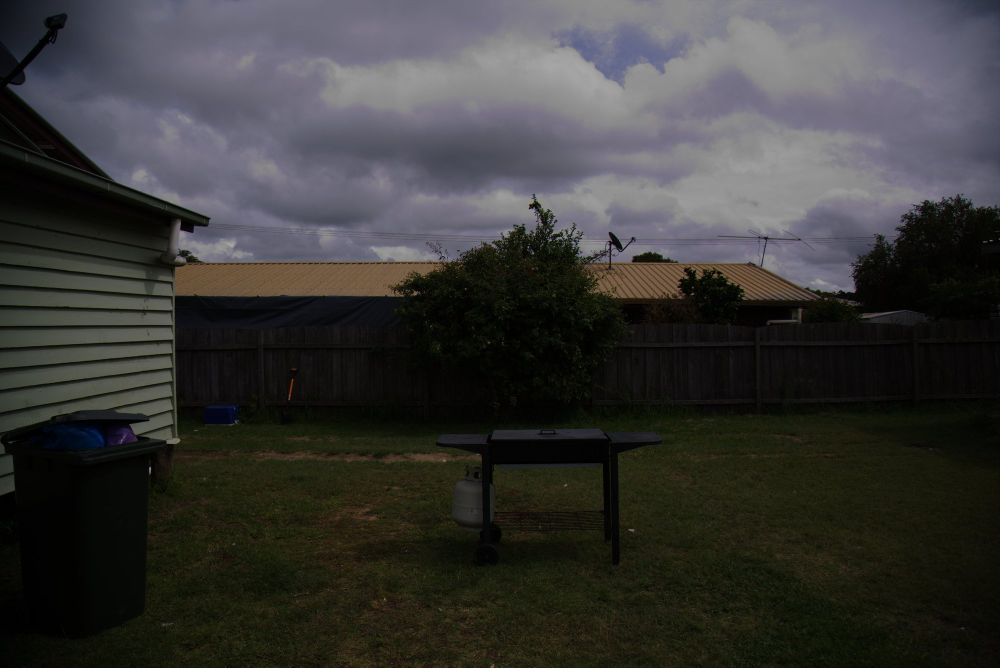
//> input picture LAB2/Task5/image.jpg, 2000 x 1335 px (shown at 1/2 size)
$ ./main   (built with g++ and OpenCV 4)
//> lines starting //> are read from the running program, lines starting //| are printed output that depends on the picture; after the words box and inside, x2 and y2 are one past the last pixel; in counts of white or black regions, pixels touching at a corner belong together
#include <opencv2/highgui.hpp>
#include <opencv2/imgproc.hpp>
#include <stdio.h>
#include <iostream>

using namespace cv;
using namespace std;

const char *source_path = "image.jpg";
const char *dest_path = "image_grayscale.jpg";


Mat calc_histogram(Mat src, int nbins)
{
    Mat hist;
    hist = Mat::zeros(nbins, 1, CV_32F);
    src.convertTo(src, CV_32F);
    double value = 0;
    for	(int i = 0; i < src.rows; i++)
    {
        for (int j = 0; j < src.cols; j++)
        {
            value = src.at<float> (i, j);
            hist.at<float>(value) = hist.at<float>(value) + 1;
        }
    }

    return hist;
}

void plot_histogram(Mat src, int nbins, const String &window)
{
    int h_width = 400;
    int h_height = 512;
    Mat hist = calc_histogram(src, nbins);
    Mat histogram_image(h_width, h_height, CV_8U, Scalar(0, 0, 0));
    Mat normalized_hist;
    normalize(hist, normalized_hist, 0, 400, NORM_MINMAX, -1, Mat());

    for (int i = 0; i < nbins; i++)
    {
        rectangle(histogram_image, Point(2 * i, histogram_image.rows - normalized_hist.at<float>(i)),
                  Point(2 * (i+1), histogram_image.rows), Scalar(255));
    }

    namedWindow(window, WINDOW_NORMAL);
    imshow(window, histogram_image);

}


int main(int argc, char** argv)
{
    Mat src, gray_src ;
    src = imread(source_path);
//> src is the input picture: 1335 rows x 2000 cols, CV_8UC3; mean B, G, R 54.5, 56.1, 56.7
    if( src.empty() )
    {
        return EXIT_FAILURE;
    }

    //converting source image to gray scale
    cvtColor(src, gray_src, COLOR_BGR2GRAY);
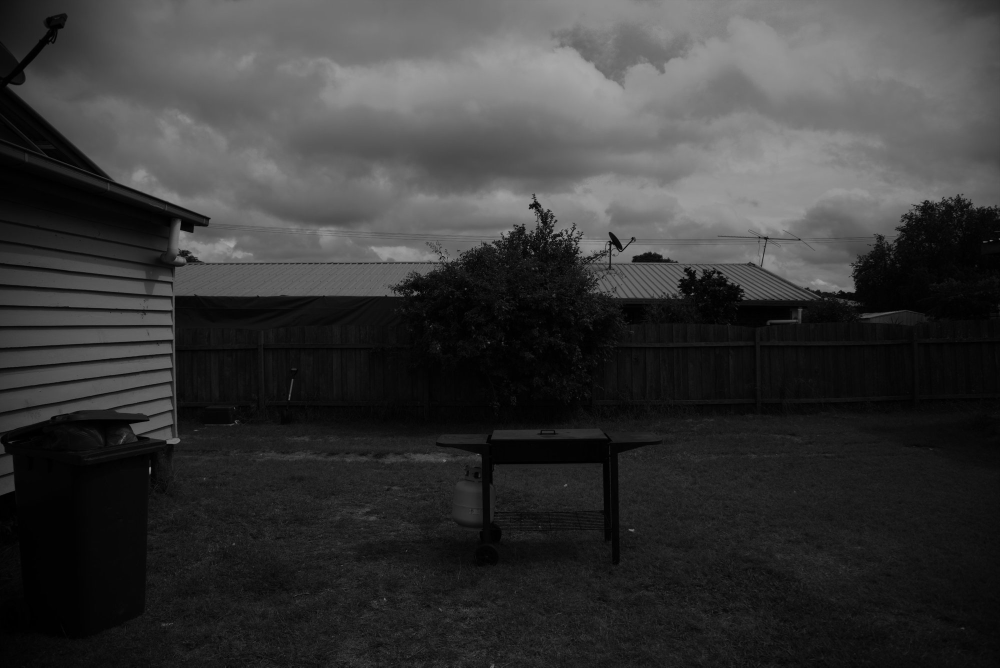
//> gray_src: 1335 rows x 2000 cols, CV_8UC1 (shown at 1/2 size); min 0, max 168, mean 56.1
    //save the image
    imwrite(dest_path, gray_src);


    namedWindow("Img source", WINDOW_NORMAL);
    //display grayscale image
    imshow("Img source", gray_src);
    waitKey();

    //CALCULATING AND PLOTTING HISTOGRAM
    plot_histogram(gray_src, 256, "Source Histogram");
//> the loop in calc_histogram, `for	(int i = 0; i < src.rows; i++)` made 1335 passes
//> value on passes 1 to 3: 43, 43, 43
//> after the loop in calc_histogram, `for	(int i = 0; i < src.rows; i++)`: value = 8; hist = 256 values, max 54353 at index 4, min 0 at index 169, mean 10429.7
//> in plot_histogram, `normalize(hist, normalized_hist, 0, 400, NORM_MINMAX, -1, Mat());`: normalized_hist = 256 values, max 400 at index 4, min 0 at index 169, mean 76.76
//> after the loop in plot_histogram, `for (int i = 0; i < nbins; i++)`:
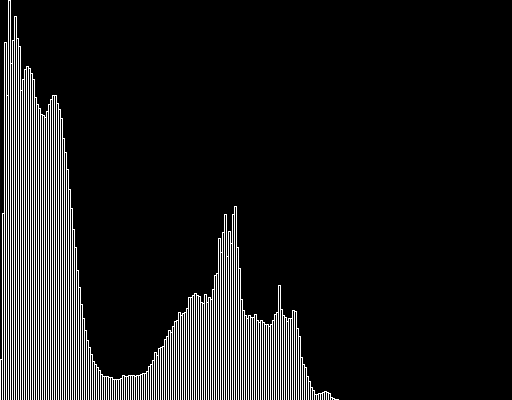
//> histogram_image: 400 rows x 512 cols, CV_8UC1; 10.2% white in thin lines or dots, all inside (x1, y1, x2, y2) = (0, 0, 339, 400)
    waitKey();

    //CALCULATING EQUALIZED IMAGE
    Mat equalized_src;
    equalizeHist( gray_src, equalized_src );
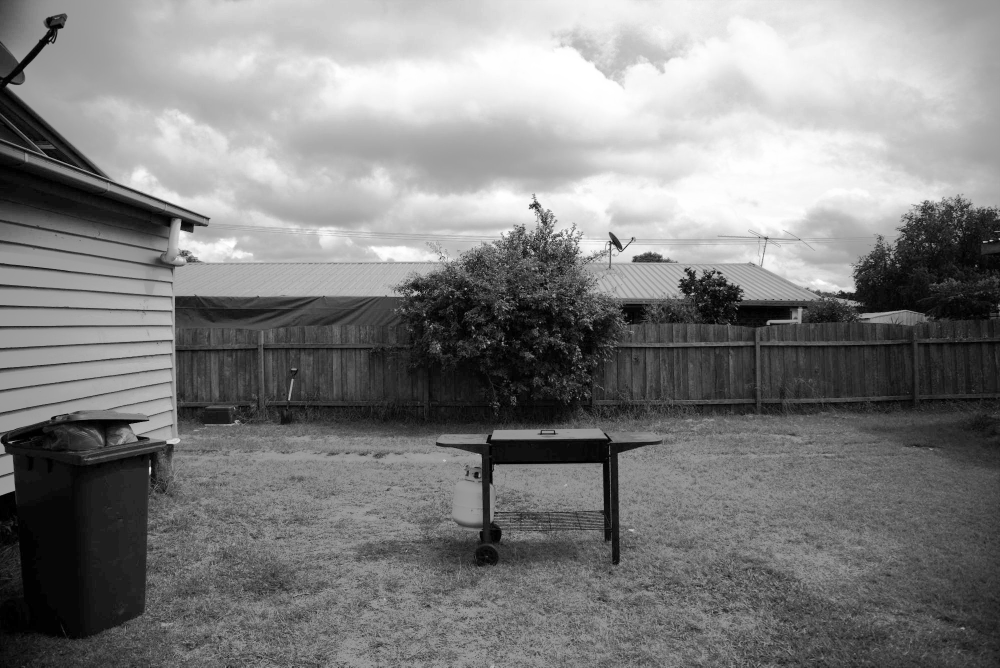
//> equalized_src: 1335 rows x 2000 cols, CV_8UC1 (shown at 1/2 size); min 0, max 255, mean 128.6

	namedWindow("Equalized Image", WINDOW_NORMAL);
    imshow( "Equalized Image", equalized_src );
    waitKey();

	//CALCULATING AND PLOTTING EQUALIZED HISTOGRAM
    plot_histogram(equalized_src, 256, "Equalized Histogram");
//> call 2 of plot_histogram, with nbins = 256, window = "Equalized Histogram"
//> the loop in calc_histogram (call 2), `for	(int i = 0; i < src.rows; i++)` made 1335 passes
//> value on passes 1 to 3: 149, 149, 149
//> in plot_histogram (call 2), `Mat hist = calc_histogram(src, nbins);`: hist = 256 values, max 54353 at index 16, min 0 at index 1, mean 10429.7
//> in plot_histogram (call 2), `normalize(hist, normalized_hist, 0, 400, NORM_MINMAX, -1, Mat());`: normalized_hist = 256 values, max 400 at index 16, min 0 at index 1, mean 76.76
//> after the loop in plot_histogram (call 2), `for (int i = 0; i < nbins; i++)`:
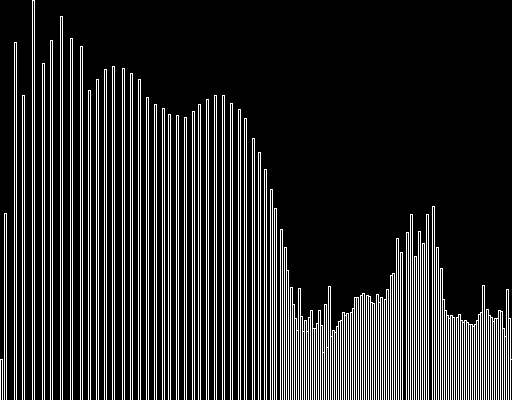
//> histogram_image: 400 rows x 512 cols, CV_8UC1; 16.5% white in thin lines or dots
    waitKey();

    return 0;
}
